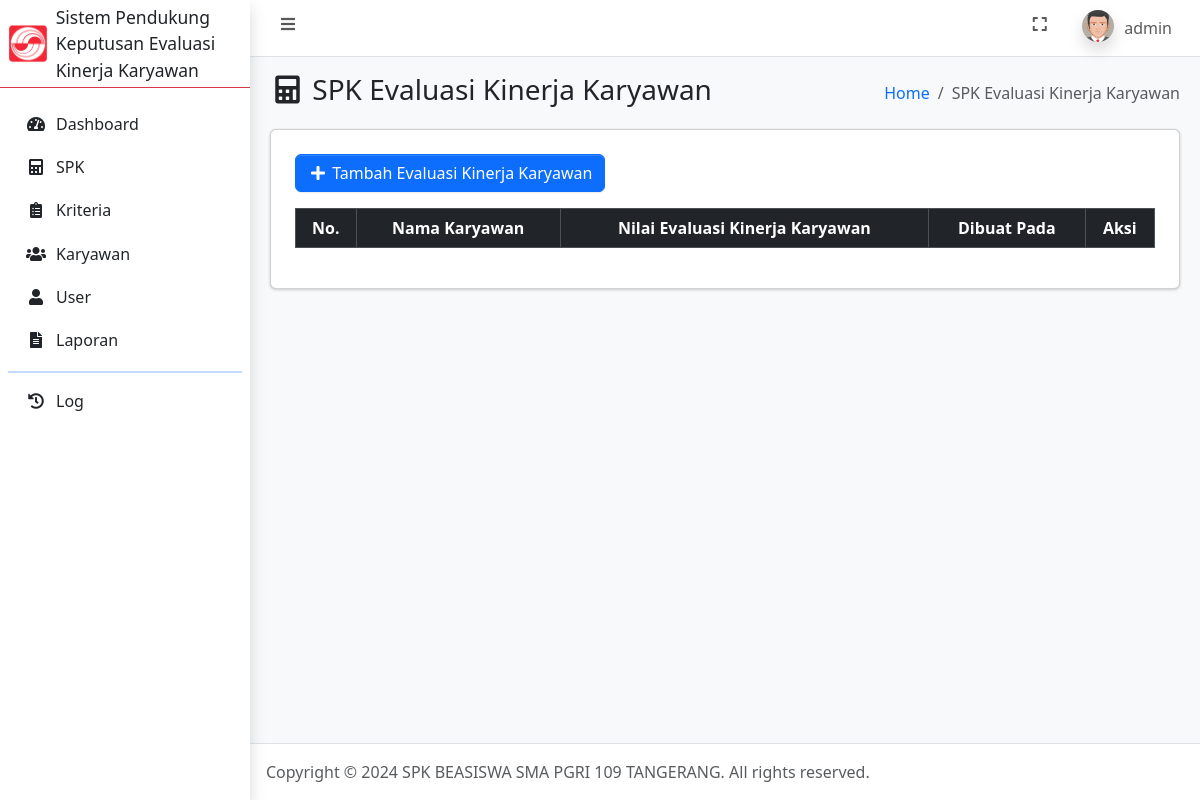
The page /spk.php (signed in) on the database as committed earlier.
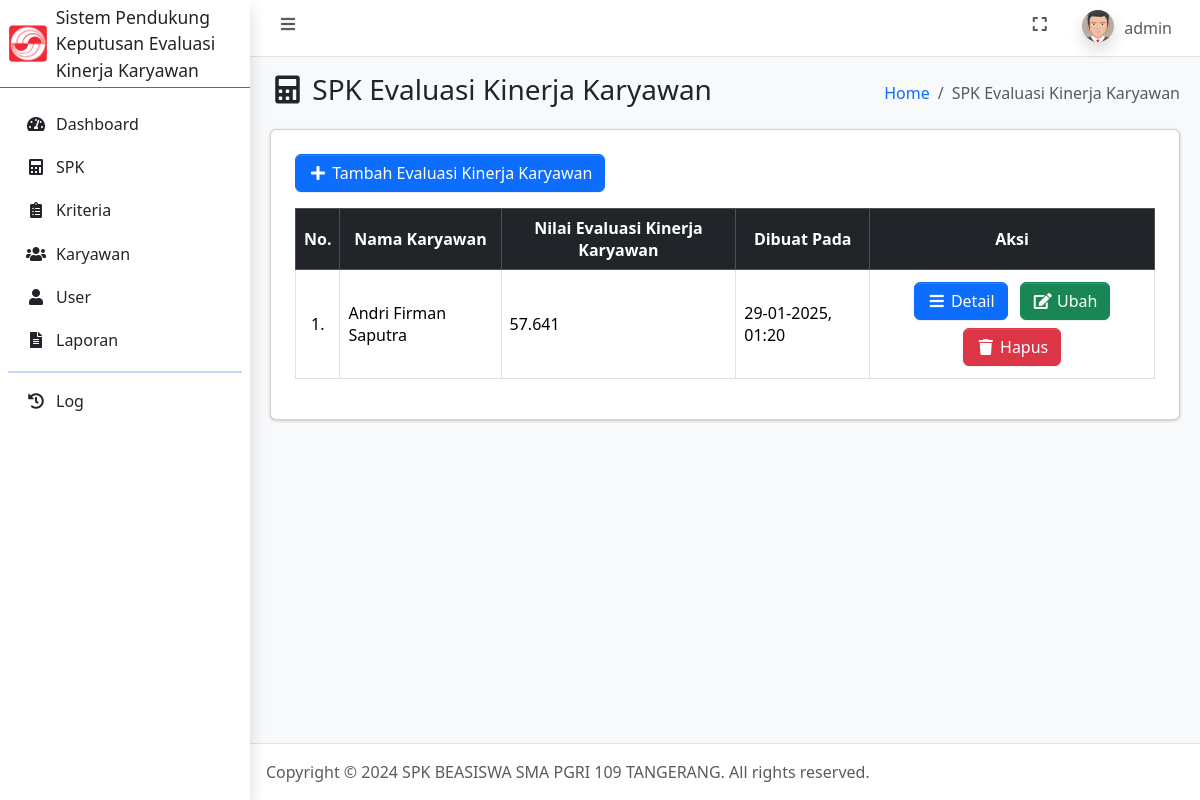
The same page on the database as committed later.
### tables this page shows
CREATE TABLE `user` (
  `id_user` int(11) NOT NULL,
  `username` varchar(100) NOT NULL,
  `password` varchar(255) NOT NULL,
  `jabatan` enum('admin','petugas') NOT NULL,
  `nama` varchar(100) NOT NULL,
  `foto` text NOT NULL,
  `dibuat_pada` timestamp NOT NULL DEFAULT current_timestamp()
);

CREATE TABLE `hasil_fucom` (
  `id_hasil` int(11) NOT NULL,
  `id_karyawan` int(11) NOT NULL,
  `nilai_akhir` float NOT NULL,
  `dibuat_pada` datetime NOT NULL DEFAULT current_timestamp()
);

CREATE TABLE `karyawan` (
  `id_karyawan` int(11) NOT NULL,
  `nama_karyawan` varchar(100) NOT NULL,
  `tanggal_lahir` date NOT NULL,
  `jenis_kelamin` enum('laki-laki','perempuan') NOT NULL,
  `no_hp` varchar(20) NOT NULL,
  `alamat` text NOT NULL,
  `foto` text NOT NULL,
  `dibuat_pada` datetime NOT NULL DEFAULT current_timestamp()
);

### connection.php (called while the page is built, shortened)
<?php
	$host = 'localhost';
	$user = 'root';
	$pass = '';
	$database = 'spk_evaluasi_kinerja_karyawan';
	$conn = mysqli_connect($host, $user, $pass, $database);
    if (isset($_SESSION['id_user'])) {
    	$id_user = $_SESSION['id_user'];
		$dataUser = mysqli_fetch_assoc(mysqli_query($conn, "SELECT * FROM user WHERE id_user = $id_user"));
	}
?>

### spk.php (the view, shortened to what this page needs)
<?php
    require_once 'connection.php';
    $hasil = mysqli_query($conn, "SELECT *, hasil_fucom.dibuat_pada as dibuat FROM hasil_fucom LEFT JOIN karyawan ON hasil_fucom.id_karyawan = karyawan.id_karyawan");
?>
<!DOCTYPE html>
<html lang="en">
<head>
    <?php include_once 'include/head.php'; ?>
</head>
<body class="layout-fixed sidebar-expand-lg bg-body-tertiary">
    <div class="app-wrapper">
        <?php include_once 'include/navbar.php'; ?>
        <?php include_once 'include/sidebar.php'; ?>
        <main class="app-main">
            <div class="app-content-header">
                <div class="container-fluid">
                    <div class="row">
                        <div class="col-sm-6">
                            <h3 class="mb-0"><i class="nav-icon fas fa-fw fa-calculator"></i> SPK Evaluasi Kinerja Karyawan</h3>
                        </div>
                        <div class="col-sm-6">
                            <ol class="breadcrumb float-sm-end">
                                <li class="breadcrumb-item"><a href="index.php">Home</a></li>
                                <li class="breadcrumb-item active" aria-current="page">
                                    SPK Evaluasi Kinerja Karyawan
                                </li>
                            </ol>
                        </div>
                    </div>
                </div>
            </div>
            <div class="app-content">
                <div class="container-fluid">
                    <div class="card">
                        <div class="card-body">
                            <div class="table-responsive p-2">
                                <a href="tambah_spk.php" class="mb-3 btn btn-primary"><i class="fas fa-fw fa-plus"></i> Tambah Evaluasi Kinerja Karyawan</a>
                                <table class="table table-bordered" id="table_id">
                                    <thead class="table-dark">
                                        <tr>
                                            <th class="text-center align-middle">No.</th>
                                            <th class="text-center align-middle">Nama Karyawan</th>
                                            <th class="text-center align-middle">Nilai Evaluasi Kinerja Karyawan</th>
                                            <th class="text-center align-middle">Dibuat Pada</th>
                                            <th class="text-center align-middle">Aksi</th>
                                        </tr>
                                    </thead>
                                    <tbody>
                                        <?php $i = 1; ?>
                                        <?php foreach ($hasil as $dh): ?>
                                            <tr>
                                                <td class="text-center align-middle"><?= $i++; ?>.</td>
                                                <td class="align-middle text-start"><?= $dh['nama_karyawan']; ?></td>
                                                <td class="align-middle text-start"><?= $dh['nilai_akhir']; ?></td>
                                                <td class="align-middle text-start"><?= date('d-m-Y, H:i', strtotime($dh['dibuat'])); ?></td>
                                                <td class="text-center align-middle">
                                                    <a href="hasil_spk.php?id_hasil=<?= $dh['id_hasil']; ?>" class="m-1 btn btn-primary"><i class="fas fa-fw fa-bars"></i> Detail</a>
                                                    <a href="ubah_spk.php?id_hasil=<?= $dh['id_hasil']; ?>" class="m-1 btn btn-success"><i class="fas fa-fw fa-edit"></i> Ubah</a>
                                                    <a href="hapus_spk.php?id_hasil=<?= $dh['id_hasil']; ?>" data-nama="<?= $dh['nama_karyawan']; ?>" class="m-1 btn btn-danger btn-delete"><i class="fas fa-fw fa-trash"></i> Hapus</a>
                                                </td>
                                            </tr>
                                        <?php endforeach ?>
                                    </tbody>
                                </table>
                            </div>
                        </div>
                    </div>
                </div>
            </div>
        </main>
        <?php include_once 'include/footer.php'; ?>
    </div>
</body>
</html>

### include/head.php (shortened to what this page needs)
<link rel="stylesheet" href="https://cdn.jsdelivr.net/npm/@fontsource/source-sans-3@5.0.12/index.css">
<link rel="stylesheet" href="assets/vendor/fontawesome/css/all.min.css">
<link rel="stylesheet" href="assets/vendor/datatables/css/dataTables.bootstrap5.css">
<link rel="stylesheet" href="assets/vendor/select2/css/select2.min.css">
<link rel="stylesheet" href="assets/vendor/select2/css/select2-bootstrap4.min.css">
<link rel="stylesheet" href="css/overlayscrollbars.min.css">
<link rel="stylesheet" href="css/adminlte.css">
<link rel="stylesheet" href="https://cdn.jsdelivr.net/npm/katex@0.13.18/dist/katex.min.css">

### include/navbar.php (shortened to what this page needs)
<nav class="app-header navbar navbar-expand bg-body">
    <div class="container-fluid">
        <ul class="navbar-nav">
            <li class="nav-item"> <a class="nav-link" data-lte-toggle="sidebar" href="#" role="button"> <i class="fas fa-fw fa-bars"></i> </a> </li>
        </ul>
        <ul class="navbar-nav ms-auto">
            <li class="nav-item"> <a class="nav-link" href="#" data-lte-toggle="fullscreen"> <i data-lte-icon="maximize" class="fas fa-fw fa-expand"></i> </a> </li>
            <li class="nav-item dropdown user-menu">
                <a href="#" class="nav-link dropdown-toggle" data-bs-toggle="dropdown" aria-expanded="false">
                    <img src="assets/img/profiles/<?= $dataUser['foto']; ?>" class="user-image rounded-circle shadow" alt="User Image">
                    <span class="d-none d-md-inline"><?= $dataUser['username']; ?></span>
                </a>
            </li>
        </ul>
    </div>
</nav>

### include/sidebar.php (shortened to what this page needs)
<aside class="app-sidebar bg-white shadow" data-bs-theme="dark">
    <div class="sidebar-brand border-danger border-bottom">
        <a href="index.php" class="brand-link">
            <img src="assets/img/properties/favicon.png" alt="Logo" class="brand-image-xl">
            <span class="brand-text fw-light text-dark small text-wrap">Sistem Pendukung Keputusan Evaluasi Kinerja Karyawan</span>
        </a>
    </div>
    <div class="sidebar-wrapper">
        <nav class="mt-2">
            <ul class="nav sidebar-menu flex-column" data-lte-toggle="treeview" role="menu" data-accordion="false">
                <li class="nav-item">
                    <a href="index.php" class="nav-link text-dark <?= ($_SERVER['REQUEST_URI'] == '/spk_ekskul_fadilah/index.php') ? 'active' : ''; ?>"> <i class="nav-icon fas fa-fw fa-tachometer-alt"></i>
                        <p>Dashboard</p>
                    </a>
                </li>
                <li class="nav-item">
                    <a href="spk.php" class="nav-link text-dark <?= ($_SERVER['REQUEST_URI'] == '/spk_ekskul_fadilah/spk.php') ? 'active' : ''; ?>"> <i class="nav-icon fas fa-fw fa-calculator"></i>
                        <p>SPK</p>
                    </a>
                </li>
                <li class="nav-item">
                    <a href="kriteria.php" class="nav-link text-dark <?= ($_SERVER['REQUEST_URI'] == '/spk_ekskul_fadilah/kriteria.php') ? 'active' : ''; ?>"> <i class="nav-icon fas fa-fw fa-clipboard-list"></i>
                        <p>Kriteria</p>
                    </a>
                </li>
                <li class="nav-item">
                    <a href="karyawan.php" class="nav-link text-dark <?= ($_SERVER['REQUEST_URI'] == '/spk_ekskul_fadilah/karyawan.php') ? 'active' : ''; ?>"> <i class="nav-icon fas fa-fw fa-users"></i>
                        <p>Karyawan</p>
                    </a>
                </li>
                <li class="nav-item">
                    <a href="user.php" class="nav-link text-dark <?= ($_SERVER['REQUEST_URI'] == '/spk_ekskul_fadilah/user.php') ? 'active' : ''; ?>"> <i class="nav-icon fas fa-fw fa-user"></i>
                        <p>User</p>
                    </a>
                </li>
                <li class="nav-item">
                    <a href="laporan.php" class="nav-link text-dark <?= ($_SERVER['REQUEST_URI'] == '/spk_ekskul_fadilah/laporan.php') ? 'active' : ''; ?>"> <i class="nav-icon fas fa-fw fa-file-alt"></i>
                        <p>Laporan</p>
                    </a>
                </li>
                <hr class="sidebar-divider">
                <li class="nav-item">
                    <a href="log.php" class="nav-link text-dark <?= ($_SERVER['REQUEST_URI'] == '/spk_ekskul_fadilah/log.php') ? 'active' : ''; ?>"> <i class="nav-icon fas fa-fw fa-history"></i>
                        <p>Log</p>
                    </a>
                </li>
            </ul>
        </nav>
    </div>
</aside>

### include/footer.php (shortened to what this page needs)
<footer class="app-footer">
        Copyright &copy; 2024 SPK BEASISWA SMA PGRI 109 TANGERANG.
    All rights reserved.
</footer>

Rows that differ between the two databases and show on the page:
added hasil_fucom: id_karyawan.nama_karyawan "Andri Firman Saputra", nilai_akhir "57.641", dibuat_pada "29-01-2025, 01:20"
